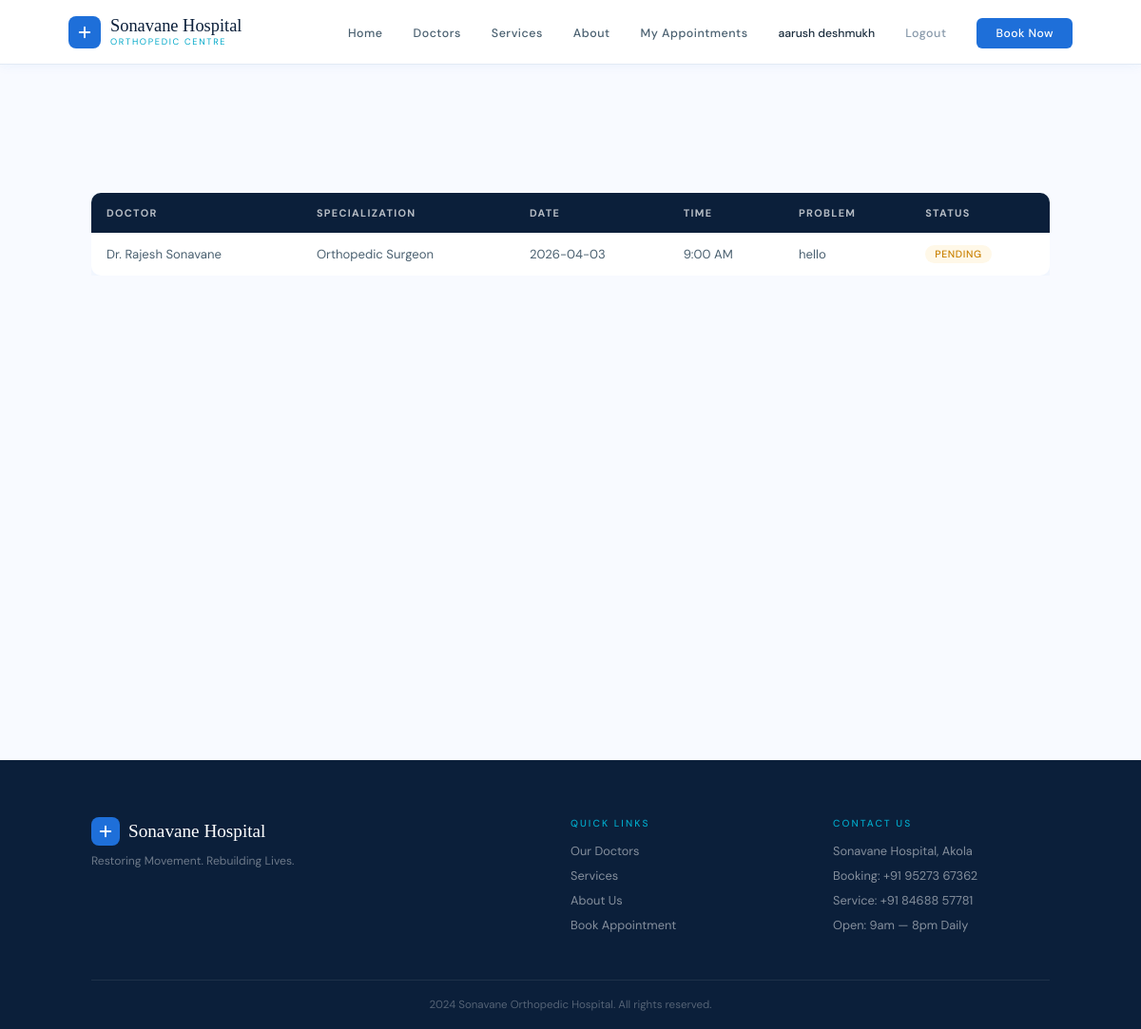
Page /my-appointments (signed in) on the committed database.
### tables this page shows
CREATE TABLE appointments (
            id         INTEGER PRIMARY KEY AUTOINCREMENT,
            user_id    INTEGER,
            doctor_id  INTEGER,
            patient_name TEXT NOT NULL,
            phone      TEXT NOT NULL,
            age        INTEGER,
            gender     TEXT,
            date       TEXT NOT NULL,
            time_slot  TEXT NOT NULL,
            problem    TEXT,
            status     TEXT DEFAULT "pending",
            created_at DATETIME DEFAULT CURRENT_TIMESTAMP,
            FOREIGN KEY(user_id) REFERENCES users(id),
            FOREIGN KEY(doctor_id) REFERENCES doctors(id)
        );

CREATE TABLE doctors (
            id             INTEGER PRIMARY KEY AUTOINCREMENT,
            name           TEXT NOT NULL,
            specialization TEXT NOT NULL,
            qualification  TEXT,
            experience     TEXT,
            available_days TEXT,
            timing         TEXT,
            image_url      TEXT,
            available      INTEGER DEFAULT 1
        );

### app.py (the view)
@app.route('/my-appointments')
def my_appointments():
    if 'user_id' not in session:
        return redirect(url_for('login'))
    db = get_db()
    appointments = db.execute('''
        SELECT a.*, d.name as doctor_name, d.specialization
        FROM appointments a
        JOIN doctors d ON a.doctor_id = d.id
        WHERE a.user_id = ?
        ORDER BY a.created_at DESC
    ''', (session['user_id'],)).fetchall()
    db.close()
    return render_template('my_appointments.html', appointments=appointments)

### app.py (called while the page is built)
def get_db():
    conn = sqlite3.connect(DB_PATH)
    conn.row_factory = sqlite3.Row
    return conn

### templates/my_appointments.html (shortened to what this page needs)
{% extends 'base.html' %}
{% block content %}
<div class="appt-page">
  {% if appointments %}
  <div style="overflow-x:auto;">
    <table class="appt-table">
      <thead>
        <tr>
          <th>Doctor</th>
          <th>Specialization</th>
          <th>Date</th>
          <th>Time</th>
          <th>Problem</th>
          <th>Status</th>
        </tr>
      </thead>
      <tbody>
        {% for a in appointments %}
        <tr>
          <td>{{ a.doctor_name }}</td>
          <td>{{ a.specialization }}</td>
          <td>{{ a.date }}</td>
          <td>{{ a.time_slot }}</td>
          <td>{{ a.problem or '—' }}</td>
          <td><span class="badge badge-{{ a.status }}">{{ a.status }}</span></td>
        </tr>
        {% endfor %}
      </tbody>
    </table>
  </div>
  {% endif %}
</div>
{% endblock %}

### templates/base.html (shortened to what this page needs)
<!DOCTYPE html>
<html lang="en">
<head>
  <link rel="stylesheet" href="{{ url_for('static', filename='css/style.css') }}">
</head>
<body>
<nav class="navbar">
  <a href="{{ url_for('index') }}" class="nav-logo">
    <div class="logo-cross">
      <svg viewBox="0 0 24 24" fill="none" stroke="white" stroke-width="2.5" stroke-linecap="round">
        <line x1="12" y1="5" x2="12" y2="19"/><line x1="5" y1="12" x2="19" y2="12"/>
      </svg>
    </div>
    <div>
      <div class="logo-name">Sonavane Hospital</div>
      <div class="logo-sub">Orthopedic Centre</div>
    </div>
  </a>
  <ul class="nav-links">
    <li><a href="{{ url_for('index') }}">Home</a></li>
    <li><a href="{{ url_for('doctors') }}">Doctors</a></li>
    <li><a href="{{ url_for('services') }}">Services</a></li>
    <li><a href="{{ url_for('about') }}">About</a></li>
    {% if session.get('user_id') %}
      <li><a href="{{ url_for('my_appointments') }}">My Appointments</a></li>
      <li><span class="nav-user">{{ session.user_name }}</span></li>
      <li><a href="{{ url_for('logout') }}" style="color:var(--text-3);">Logout</a></li>
      <li><a href="{{ url_for('book') }}" class="nav-btn">Book Now</a></li>
    {% else %}
      <li><a href="{{ url_for('login') }}" class="nav-btn">Login</a></li>
    {% endif %}
  </ul>
</nav>
{% block content %}{% endblock %}
<footer class="footer">
  <div class="footer-inner">
    <div>
      <div style="display:flex;align-items:center;gap:9px;">
        <div class="logo-cross" style="width:30px;height:30px;">
          <svg viewBox="0 0 24 24" fill="none" stroke="white" stroke-width="2.5" stroke-linecap="round" width="14" height="14"><line x1="12" y1="5" x2="12" y2="19"/><line x1="5" y1="12" x2="19" y2="12"/></svg>
        </div>
        <div class="footer-brand-name" style="margin:0;">Sonavane Hospital</div>
      </div>
      <p class="footer-tagline" style="margin-top:8px;">Restoring Movement. Rebuilding Lives.</p>
    </div>
    <div class="footer-links">
      <h4>Quick Links</h4>
      <a href="{{ url_for('doctors') }}">Our Doctors</a>
      <a href="{{ url_for('services') }}">Services</a>
      <a href="{{ url_for('about') }}">About Us</a>
      <a href="{{ url_for('book') }}">Book Appointment</a>
    </div>
    <div class="footer-contact">
      <h4>Contact Us</h4>
      <p>Sonavane Hospital, Akola</p>
      <p>Booking: +91 95273 67362</p>
      <p>Service: +91 84688 57781</p>
      <p>Open: 9am — 8pm Daily</p>
    </div>
  </div>
  <div class="footer-bottom"><p>2024 Sonavane Orthopedic Hospital. All rights reserved.</p></div>
</footer>
</body>
</html>

### static/css/style.css (style rules this page uses)
:root { --navy: #0B1F3A; --blue: #1E6FD9; --blue-soft: #EEF4FF; --blue-mid: #4A90D9; --teal: #00A8C8; --white: #FFFFFF; --off: #F8FAFF; --border: #E2EAF4; --text: #1A2C3D; --text-2: #4A6070; --text-3: #8899AA; --gold: #F0A500; --red: #E53935; --green: #2ECC71; --font-head: 'Playfair Display', serif; --font-body: 'DM Sans', sans-serif; --tr: 0.25s cubic-bezier(0.4,0,0.2,1); --shadow: 0 2px 16px rgba(30,111,217,0.08); --shadow-md: 0 8px 32px rgba(30,111,217,0.12); }
*,*::before,*::after { box-sizing:border-box;margin:0;padding:0; }
html { scroll-behavior:smooth; }
body { font-family:var(--font-body);background:var(--white);color:var(--text);overflow-x:hidden; }
.navbar { position:fixed;top:0;left:0;right:0;z-index:1000; height:68px;display:flex;align-items:center;justify-content:space-between; padding:0 6%;background:#FFFFFF !important; border-bottom:1px solid var(--border);backdrop-filter:blur(12px); box-shadow:0 1px 12px rgba(30,111,217,0.06); }
.nav-logo { display:flex;align-items:center;gap:10px;text-decoration:none; }
.logo-cross { width:34px;height:34px;background:var(--blue);border-radius:8px; display:flex;align-items:center;justify-content:center;flex-shrink:0; }
.logo-cross svg { width:18px;height:18px; }
.logo-name { font-family:var(--font-head);font-size:1.15rem;color:var(--navy);line-height:1.1; }
.logo-sub { font-size:0.58rem;color:var(--teal);letter-spacing:0.18em;text-transform:uppercase; }
.nav-links { list-style:none;display:flex;align-items:center;gap:32px; }
.nav-links a { color:var(--text-2);text-decoration:none;font-size:0.78rem;font-weight:500;letter-spacing:0.04em;transition:color var(--tr); }
.nav-btn { background:var(--blue)!important;color:var(--white)!important;padding:8px 20px;border-radius:6px;font-size:0.76rem!important; }
.nav-user { color:var(--blue);font-size:0.76rem;font-weight:500; }
.appt-page { min-height:100vh;padding:100px 8% 80px;background:var(--off); }
.appt-table { width:100%;border-collapse:collapse;max-width:1100px;margin:0 auto;background:var(--white);border-radius:10px;overflow:hidden;box-shadow:var(--shadow); }
.appt-table th { background:var(--navy);padding:14px 16px;text-align:left;font-size:0.68rem;letter-spacing:0.12em;text-transform:uppercase;color:rgba(255,255,255,0.7); }
.appt-table td { padding:13px 16px;font-size:0.82rem;border-bottom:1px solid var(--border);color:var(--text-2); }
.appt-table tr:last-child td { border-bottom:none; }
.badge { display:inline-block;padding:3px 10px;border-radius:20px;font-size:0.66rem;font-weight:500;letter-spacing:0.06em;text-transform:uppercase; }
.badge-pending { background:#FFF8E8;color:#C88000; }
.footer { background:var(--navy);padding:60px 8% 0; }
.footer-inner { display:grid;grid-template-columns:2fr 1fr 1fr;gap:48px;max-width:1100px;margin:0 auto;padding-bottom:40px; }
.footer-brand-name { font-family:var(--font-head);font-size:1.2rem;color:var(--white);margin:10px 0 5px; }
.footer-tagline { font-size:0.76rem;color:rgba(255,255,255,0.4); }
.footer-links h4,.footer-contact h4 { font-size:0.64rem;font-weight:500;letter-spacing:0.2em;text-transform:uppercase;color:var(--teal);margin-bottom:14px; }
.footer-links a,.footer-contact p { display:block;font-size:0.8rem;color:rgba(255,255,255,0.5);text-decoration:none;margin-bottom:9px;transition:color var(--tr); }
.footer-bottom { border-top:1px solid rgba(255,255,255,0.08);padding:18px 0;text-align:center;font-size:0.72rem;color:rgba(255,255,255,0.3);max-width:1100px;margin:0 auto; }
.navbar { background: rgba(255,255,255,0.98) !important; color: var(--text) !important; }
.navbar * { color: inherit; }
.logo-name { color: var(--navy) !important; }
.logo-sub { color: var(--teal) !important; }

### rows in the picture
appointments: user_name "aarush deshmukh", doctor_name "Dr. Rajesh Sonavane", specialization "Orthopedic Surgeon", date "2026-04-03", time_slot "9:00 AM", problem "hello", status "PENDING"
